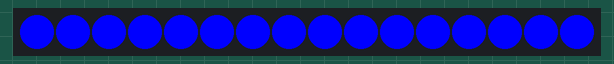
Bench run of a sketch on a simulated Arduino Uno, built with avr-gcc and run on an emulated ATmega328P. On the bench: 16 RGB LEDs in strip order, left to right.

Above: at 10.1 s.
At 20.1 s:
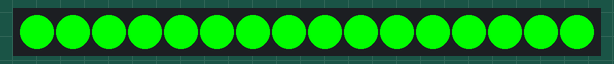
At 30.1 s:
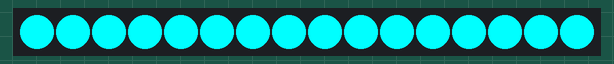
At 50.1 s:
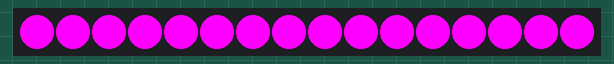
At 60.1 s:
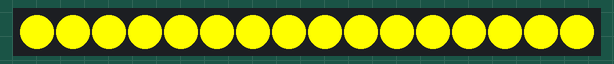
At 120.1 s:
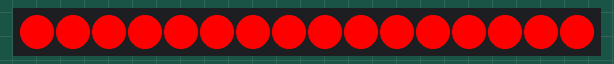

The sketch:

Arduino_code_to_light_up_all_LEDs_with_different_colors.ino
```cpp
// Call the adafruit library
#include <Adafruit_NeoPixel.h>
#ifdef __AVR__
#include <avr/power.h> // Required for 16 MHz Adafruit Trinket
#endif

// Which pin on the Arduino is connected to the NeoPixels?
#define PIN        7

// How many NeoPixels are attached to the Arduino?
#define NUMPIXELS 16

// Define what's a pixels
Adafruit_NeoPixel pixels(NUMPIXELS, PIN, NEO_GRB + NEO_KHZ800);

#define DELAYVAL 10000 // Time (in milliseconds) to pause between pixels

void setup() {
  Serial.begin(9600); // That's the baudrate value
  pixels.begin(); // Setup all pixels
}

void loop() {

      pixels.setBrightness(255); // set the brightness of the pixel (0 to 255)
      // That's three loop for each value (R,G and B) which take 0 or 255, it depends of the value of the factor
  for(int r=0; r<=1; r++) {
    for(int g=0; g<=1;g++) {
      for(int b=0; b<=1;b++) {

         for(int i=0; i<NUMPIXELS; i++) { // For each pixel...
                pixels.setPixelColor(i, pixels.Color(255*r, 255*g, 255*b)); // Set the pixel color
              }
              pixels.show(); // Give the order to the pixel
              delay(DELAYVAL); // Create a Delay
            }
          }
        }

      pixels.clear(); // Turn off each pixels
    }
```

Measured:
- what the display in image 0 shows lasts 10.0 s, from 10.0 s to 20.0 s
